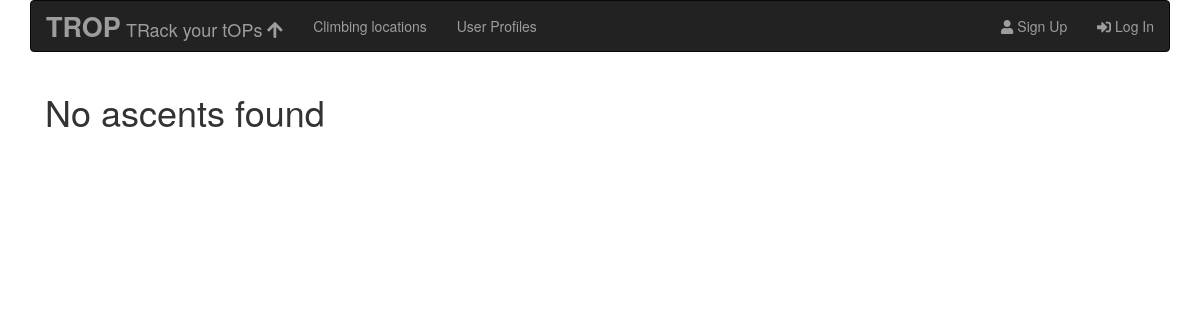
/routes/user/19/, run on an earlier commit of the app's database.
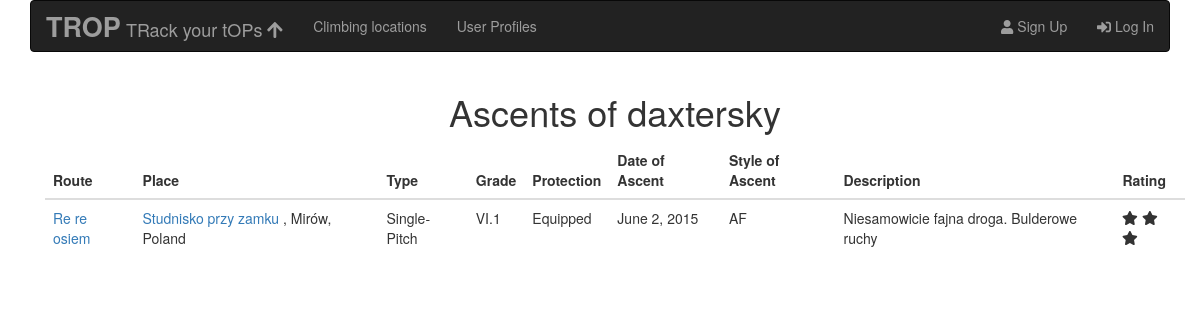
And on a later commit of the database.
### routes/models.py (models this page shows, shortened)
class Ascent(models.Model):
    OS = 'OS'
    FL = 'FL'
    RP = 'RP'
    PP = 'PP'
    AF = 'AF'
    TR = 'TR'
    ASCENT_STYLE_CHOICES = ((OS,'OS'),
                            (FL,'Flash'),
                            (RP,'RP'),
                            (PP,'PP'),
                            (AF,'AF'),
                            (TR,'TR'))
    UNRATED = 0
    LOW = 1
    MEDIUM = 2
    HIGH = 3
    RATING_CHOICES = ((UNRATED,'No rating'),
                    (LOW, 'Low'),
                    (MEDIUM, 'Medium'),
                    (HIGH, 'High'))
    route = models.ForeignKey(Route, related_name='ascents', on_delete=models.CASCADE)
    user = models.ForeignKey(User, related_name='ascents', on_delete=models.CASCADE)
    date = models.DateField()
    ascent_style = models.CharField(max_length = 20, choices = ASCENT_STYLE_CHOICES)
    rating = models.IntegerField(choices = RATING_CHOICES, default=UNRATED)
    description = models.TextField(blank=True, null=True)
    created_at = models.DateTimeField(auto_now_add=True)
    updated_at = models.DateTimeField(auto_now=True)
    class Meta:
        ordering = ['date']
        get_latest_by = ['created_at']

class Route(models.Model):
        SP = 'SP'
        MP = 'MP'
        BLD = 'BLD'
        ROUTE_TYPE_CHOICES = ((SP,'Single-Pitch'),
                             (MP,'Multi-Pitch'),
                             (BLD,'Boulder'))
        YDS = 'YDS'
        FR = 'FR'
        UIAA = 'UIAA'
        POL = 'POL'
        V = 'V'
        SCALE_CHOICES = ((YDS,'YDS'),
                        (FR,'French'),
                        (UIAA,'UIAA'),
                        (POL,'Polish'),
                        (V,'Verm'))
        EQ = 'EQ'
        TR = 'TR'
        MX = 'MX'
        PROTECTION_CHOICES = ((EQ,'Equipped'),
                            (TR,'TRAD'),
                            (MX,'Mixed'))
        name = models.CharField(max_length = 100)
        route_type = models.CharField(max_length = 50, choices = ROUTE_TYPE_CHOICES, default = SP)
        protection = models.CharField(max_length = 100, choices = PROTECTION_CHOICES, default = EQ)
        scale = models.CharField(max_length = 100, choices = SCALE_CHOICES, default = FR)
        grade = models.CharField(max_length = 20)
        location = models.ForeignKey(Place ,related_name='routes', verbose_name = 'Crag', on_delete = models.CASCADE)
        created_at = models.DateTimeField(auto_now_add=True)
        updated_at = models.DateTimeField(auto_now=True)
        class Meta:
            ordering = ['location', 'name']
            get_latest_by = 'created_at'

class Place(models.Model):
    name = models.CharField(max_length = 100)
    city = models.CharField(max_length = 100, verbose_name = 'Region')
    country = models.CharField(max_length = 100)
    location = PlainLocationField(based_fields=['city'], zoom=7)
    created_at = models.DateTimeField(auto_now_add=True)
    updated_at = models.DateTimeField(auto_now=True)
    class Meta:
        get_latest_by = 'created_at'
        ordering = ['country', 'city', 'name']

### routes/views.py (the view)
# urls.py: url(r'^user/(?P<pk>\d+)/$', views.UserAscentList.as_view(),
class UserAscentList(ListView):
    model = Ascent
    template_name = 'routes/user_ascent_list.html'
    def get_queryset(self):
        return Ascent.objects.select_related().filter(user = self.kwargs['pk'])

### routes/templates/routes/user_ascent_list.html (shortened to what this page needs)
{% extends "routes/routes_base.html" %}
{% block route_content %}
{% if object_list %}
  <h1 class="text-center">Ascents of {{object_list.0.user}}</h1>
  <table class="table datatable">
    <thead>
      <th>Route</th>
      <th>Place</th>
      <th>Type</th>
      <th>Grade</th>
      <th>Protection</th>
      <th>Date of Ascent</th>
      <th>Style of Ascent</th>
      <th>Description</th>
      <th>Rating</th>
    </thead>
    <tbody>
    {% for ascent in object_list %}
      <tr>
        <td><a href="{% url 'routes:route_ascents' pk=ascent.route.pk %}">{{ascent.route.name}}</a></td>
        <td><a href={% url 'routes:route_list' pk=ascent.route.location.pk %}>{{ascent.route.location.name}}</a>
              <spam>, {{ascent.route.location.city}}, {{ascent.route.location.country}}</spam></td>
        <td>{{ascent.route.get_route_type_display}}</td>
        <td>{{ascent.route.grade}}</td>
        <td>{{ascent.route.get_protection_display}}</td>
        <td>{{ascent.date}}</td>
        <td>{{ascent.get_ascent_style_display}}</td>
        <td>{{ascent.description}}</td>
        <td>
          {% if not ascent.rating %}
            <span></span>
          {% elif ascent.rating > 0 and ascent.rating < 1 %}
            <span class="fas fa-star-half"></span>
          {% elif ascent.rating == 1 %}
            <span class="fas fa-star"></span>
          {% elif ascent.rating > 1 and ascent.rating < 2 %}
              <span class="fas fa-star"></span>
              <span class="fas fa-star-half"></span>
          {% elif ascent.rating == 2 %}
              <span class="fas fa-star"></span>
              <span class="fas fa-star"></span>
          {% elif ascent.rating > 2 and ascent.rating < 3 %}
              <span class="fas fa-star"></span>
              <span class="fas fa-star"></span>
              <span class="fas fa-star-half"></span>
          {% elif ascent.rating == 3 %}
              <span class="fas fa-star"></span>
              <span class="fas fa-star"></span>
              <span class="fas fa-star"></span>
          {% endif %}
        </td>
      </tr>
    {% endfor %}
    </tbody>
  </table>
{% else %}
  <h1>No ascents found</h1>
{% endif %}
{% endblock route_content %}

### routes/templates/routes/routes_base.html
{% extends "base.html" %}
{% block content %}
  <div class="container">
        {% block route_content %}
        {% endblock route_content %}
  </div>
{% endblock content %}

### templates/base.html (shortened to what this page needs)
<!DOCTYPE html>
{% load staticfiles %}
<html>
  <head>
    <link rel="stylesheet" href="https://maxcdn.bootstrapcdn.com/bootstrap/3.3.7/css/bootstrap.min.css">
    <link rel="stylesheet" href="{% static 'star-ratings/css/star-ratings.css' %}">
    <link rel="stylesheet" href="{% static 'css/master.css' %}">
    <link rel="stylesheet" href="https://cdn.datatables.net/1.10.16/css/jquery.dataTables.min.css">
  </head>
  <body>
    <div class="container">
      <nav class="navbar sticky-top navbar-inverse bg-inverse">
        <div class="container-fluid">
          <div class="navbar-header">
            <a class="navbar-brand" href="{% url 'home' %}">
              <span class="text-center logo">TROP</span>
              <span class="text-center">TRack your tOPs</span>
              <span class="fas fa-arrow-up"></span>
            </a>
          </div>
          <ul class="nav navbar-nav">
            <li class="nav-item"><a class="nav-link" href="{% url 'routes:places' %}">Climbing locations</a></li>
            <li class="nav-item"><a class="nav-link" href="{% url 'accounts:users' %}">User Profiles</a></li>
          </ul>
          <ul class="nav navbar-nav navbar-right">
            {% if user.is_authenticated %}
              <li class="nav-item">
                <a class="nav-link" href="{% url 'accounts:redirect' %}">
                  <span class="fas fa-user"></span><span> {{user}}</span>
                </a>
              </li>
                <li class="nav-item">
                  <a class="nav-link" href="{% url 'accounts:logout' %}">
                    <span class="fas fa-sign-out-alt"></span><span> Log Out</span>
                  </a>
                </li>
            {% else %}
            <li class="nav-item">
              <a class="nav-link" href="{% url 'accounts:signup' %}">
                <span class="fas fa-user"></span><span> Sign Up</span>
              </a>
            </li>
            <li class="nav-item">
              <a class="nav-link" href="{% url 'accounts:login' %}">
                <span class="fas fa-sign-in-alt"></span><span> Log In</span>
              </a>
            </li>
            {% endif %}
          </ul>
        </div>
      </nav>
    </div>
    <div class="container">
    {% block content %}{% endblock content %}
    </div>
  </body>
</html>

### static/css/master.css (style rules this page uses)
span.logo { font-size: 150%; font-weight: bold; }

What changed in the data, as far as the page shows it:
added Ascent: user.username "daxtersky", route.name "Re re osiem", route.location.name "Studnisko przy zamku", route.location.city "Mirów", route.location.country "Poland", route.route_type "Single-Pitch", route.grade "VI.1", route.protection "Equipped", date "June 2, 2015", ascent_style "AF", description "Niesamowicie fajna droga. Bulderowe ruchy", rating 3 (drawn)
Also different on the page:
text no longer shown: "No ascents found"
text now shown: "Ascents of Route Place Type Grade Protection Date of Ascent Style of Ascent Description Rating"
